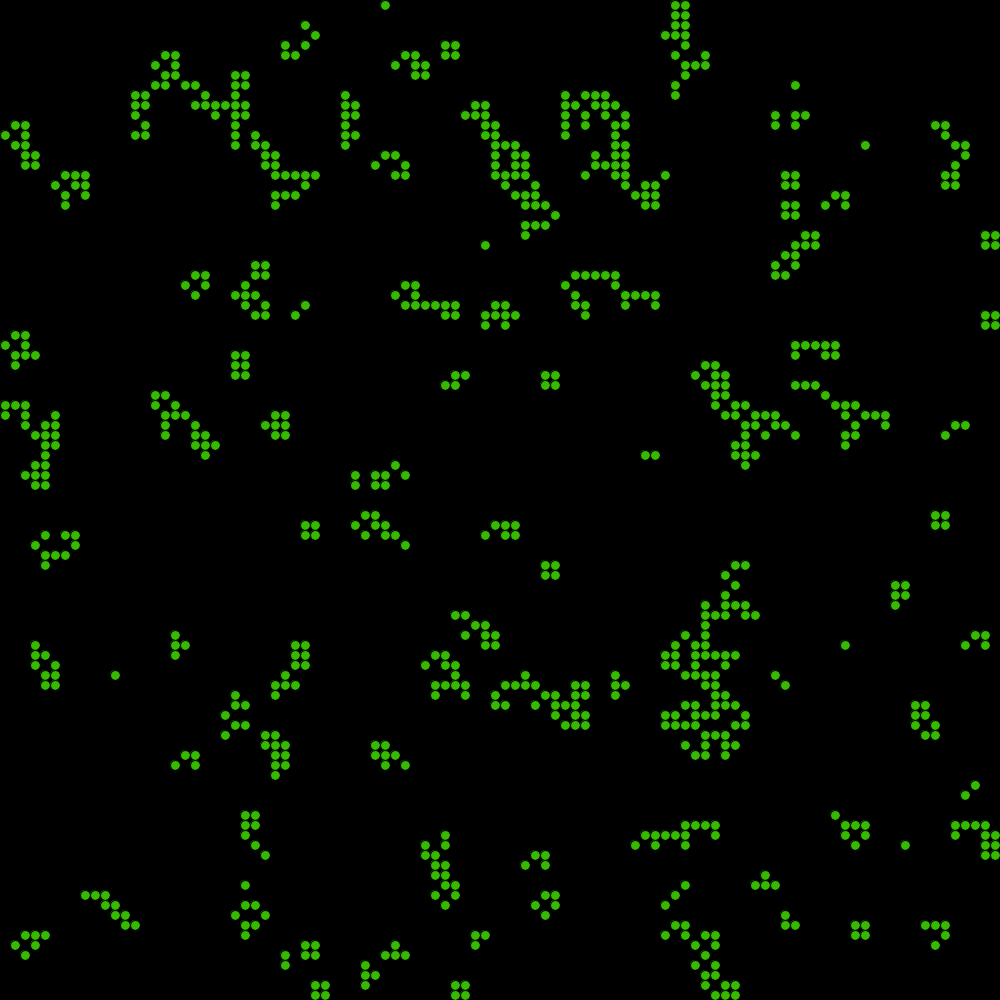
Frame 1 (no input)
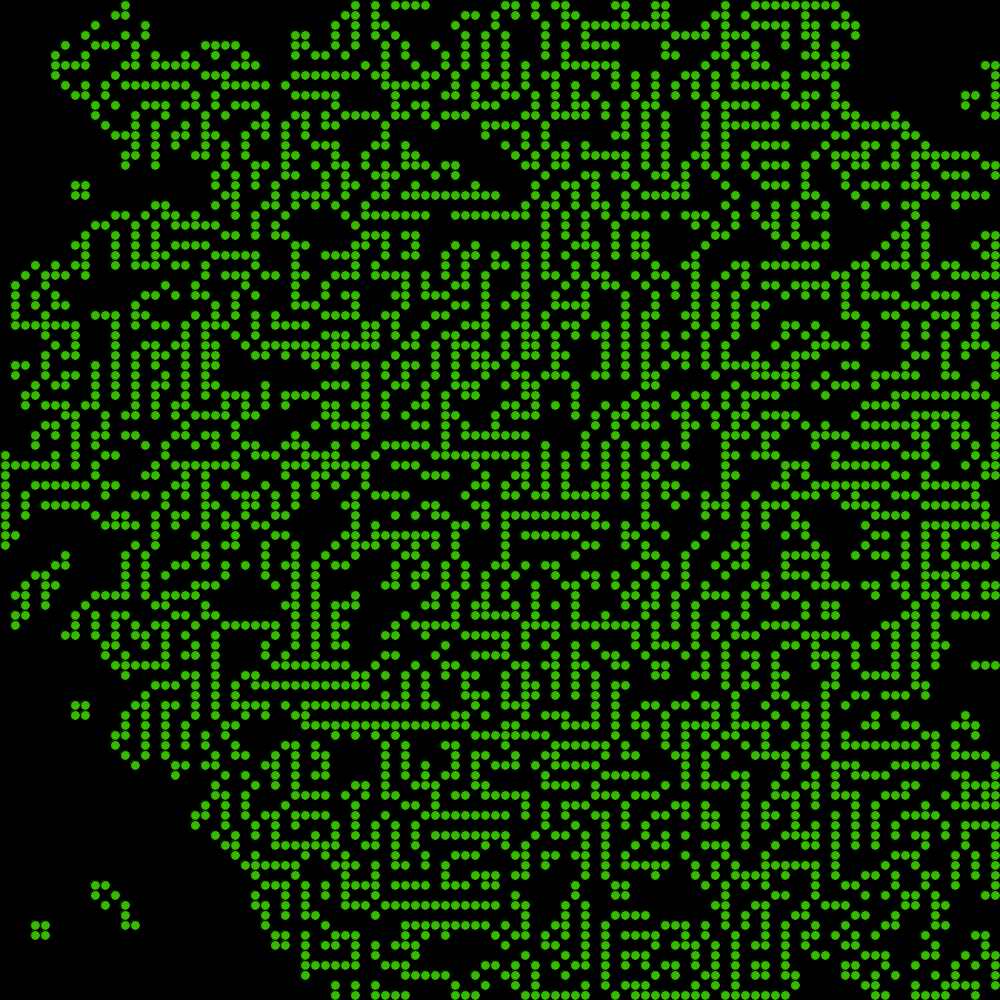
Frame 60 (the mouse pressed at the canvas centre just before this capture)
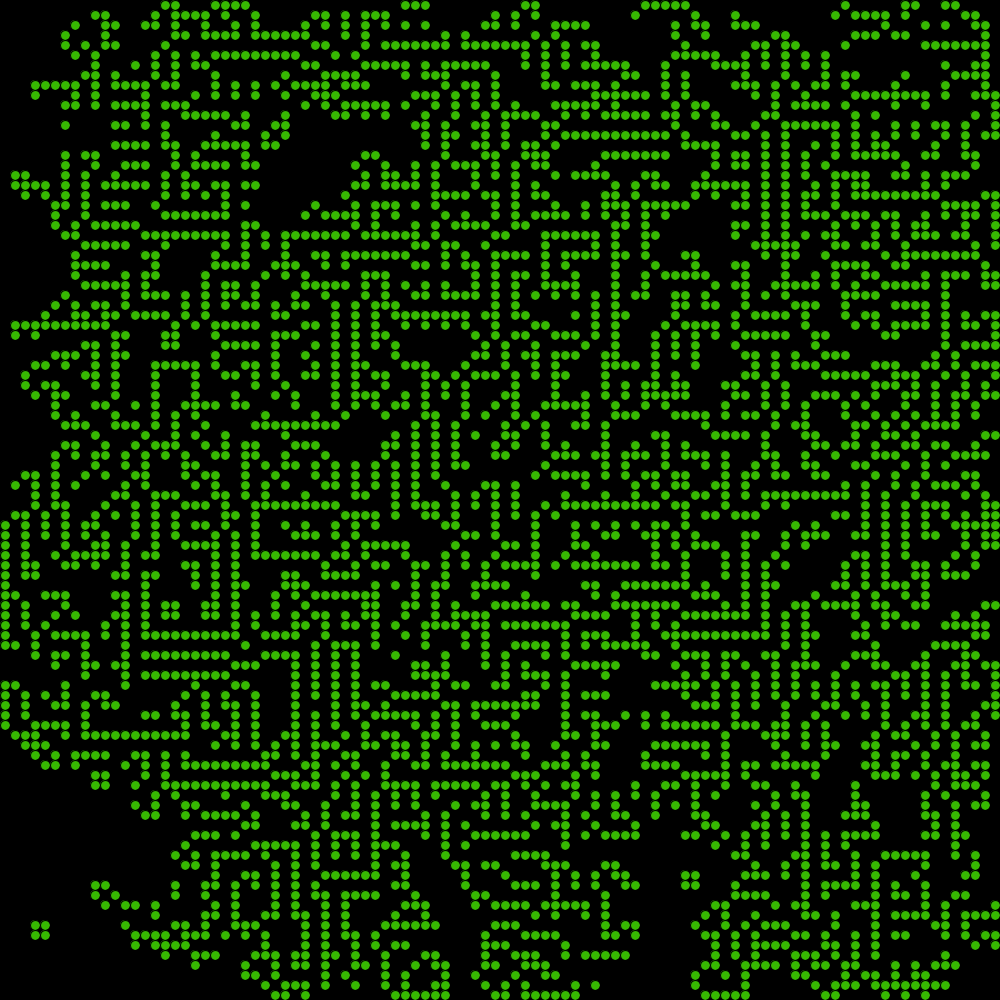
Frame 120 (the mouse held since frame 60 and released just before this capture)

The Processing sketch that drew these frames (run headless with seeded random() and noise(); from frame 60 on, the mouse is pressed at the canvas centre):

// Processing sketch: GameOfLife
// ── GameOfLife.pde
GameObject[][] cells;    //Our game grid matrix
GameObject[][] buffer;
float cellSize = 10;    //Size of our cells
int numberOfColums;
int numberOfRows;
int fillPercentage = 15;  //Number of starting dots

void setup() 
{
	size(1000, 1000);    //Set game Size
	ellipseMode(LEFT);  //set correct mode for our dots (so they stay in frame)
	frameRate(4);    //Low framerate makes it easier to test.

	//Calculate our grid depending on size and cellSize
	numberOfColums = (int)Math.floor(width/cellSize);
	numberOfRows = (int)Math.floor(height/cellSize);

	//Initiate our matrix
	cells = new GameObject[numberOfColums][numberOfRows];
	buffer = new GameObject[numberOfColums][numberOfRows];

	//For each row
	for (int y = 0; y < numberOfRows; ++y) 
	{
		//for each column in each row
		for (int x = 0; x < numberOfColums; ++x) {
			//Create our game objects, multiply by cellSize for correct placement
			cells[x][y] = new GameObject(x * cellSize, y * cellSize, cellSize);

			//Random if it should be alive
			if (random(0, 101) <= fillPercentage) {
				cells[x][y].alive = true;
			}
		}
	}
}

void draw() 
{
	update();
	background(0);

	//For each row
	for (int y = 0; y < numberOfRows; ++y) {
		//for each column in each row
		for (int x = 0; x < numberOfColums; ++x) {
			//Draw current cell
			cells[x][y].draw();
		}
	}
}

void update()
{
	arrayCopy(cells, buffer); // Buffer är en kopia av cells utan att länka dem på något sätt


	for (int y = 0; y < numberOfRows; ++y) 
	{
		for (int x = 0; x < numberOfColums; ++x) 
		{
			buffer[x][y].alive = checkNeighbours(x, y);
		}
	}

	arrayCopy(buffer, cells); // Kopiera tillbaka fast andra hållet
}

boolean checkNeighbours(int x, int y)
{
	int neighbourCount = 0;

	for (int i = -1; i < 2; i++) // I börjar på - 1 och ökar med 1. -1, 0, 1. Stoppar vid 2 
	{
		for (int j = -1; j < 2; j++) 
		{
			if (i == 0 && j == 0) // 0,0 är våran position, vi behöver inte kolla oss själva
			{
				continue;
			}
			else if (y+i < 0 || x+j < 0 || y+i >= numberOfRows || x+j >= numberOfColums) // Om I eller J är större/likamed eller mindre än 0, hoppa över.
			{
				continue;
			}

			if (cells[x + j][y + i].alive == true) 
			{
				neighbourCount++;
				if (neighbourCount > 3) // Är neighbour mer än 3 - kommer den ej överleva. Det blir overpopulation för spelet och går mot grundreglerna 
				{
					return false;	
				}
			}
		}
	}

	// NeighbourCount kan bara vara mellan 0 och 3.

	if (neighbourCount < 2)
	{
		return false;	
	}

	// NeighbourCount kan bara vara mellan 2 och 3.

	else if (neighbourCount == 3) 
	{
		return true; 	
	}

	// NeighbourCount är 2.

	return cells[x][y].alive; // Denna variabel är antingen true eller false. Retunera samma värde som jag har
	// En död cell skall inte retunera, den är död..


}

// ── GameObject.pde
public class GameObject {
	
	float x, y; 	//Keep track of our positon
	float size;		//our size

	//Keep track if we are alive
	boolean alive = false;

	//Constructor
	public GameObject (float x, float y, float size) {
		//Our X is equal to incoming X, and so forth
		this.x = x;
		this.y = y;
		this.size = size;
	}

	void draw()
	{
		//If we are alive, draw our dot.
		fill(255, 255, 255);
		if (alive) {
			fill(54, 186, 1);
			ellipse(x, y, size, size);		
		}
	}
}
